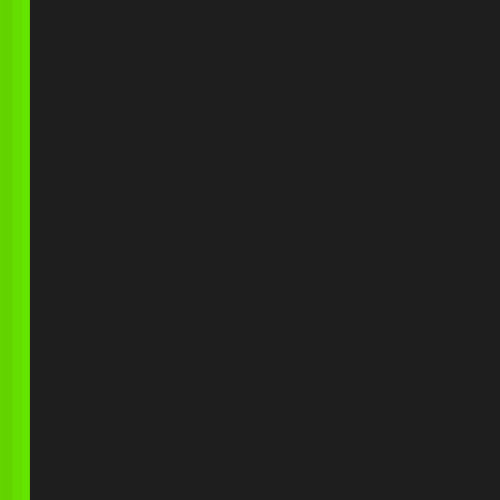
Frame 1 (no input)
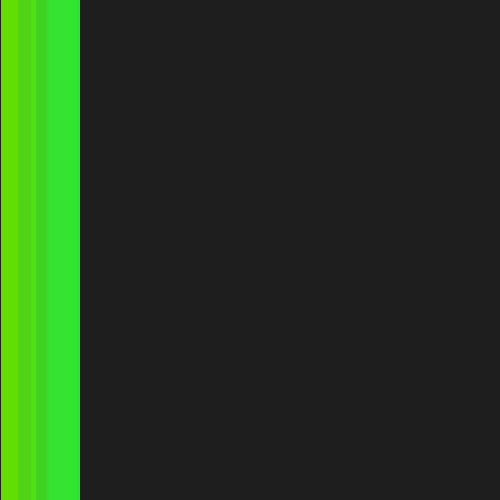
Frame 60 (the mouse pressed at the canvas centre just before this capture)
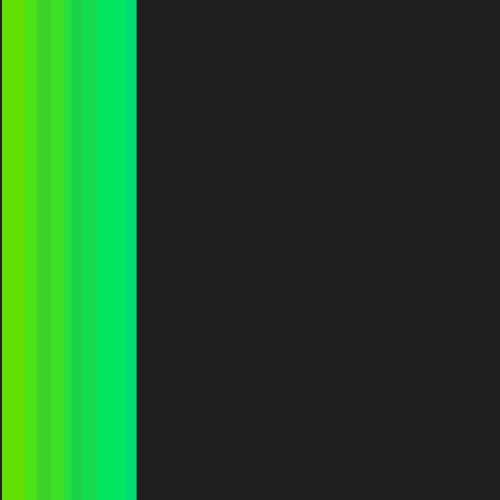
Frame 120 (the mouse held since frame 60 and released just before this capture)

The Processing sketch that drew these frames (run headless with seeded random() and noise(); from frame 60 on, the mouse is pressed at the canvas centre):

// Processing sketch: nan__week7_
// ── nan__week7_.pde
Stripe[] stripes = new Stripe[70];

void setup() {
  size(500, 500);
  // chu shi hua tiao wen
  for (int i = 0; i < stripes.length; i ++ ) {
    stripes[i] = new Stripe();
  }
}


void draw() {
  background(30);
  for (int i = 0; i < stripes.length; i ++ ) { 
    stripes[i].rollover(mouseX, mouseY);//mouse
    stripes[i].move(); 
    stripes[i].display();
  }
}
// ── class.pde
class Stripe {
  float x; //tiao wen de x zuo biao zhou
  float speed;//yi dong su de
  float w; //kuan du
  boolean mouse; 
  
  Stripe() {//tiao wen wei 0
    x = 0;//sui ji zheng xiang yi dong 
    speed = random(1);
    w = random(10, 30);
    mouse = false;
  }


  //color
  void display() { 
    if (mouse) {
      fill(255);
    } else {
      fill(100-x, 200+w, x);
    }
    noStroke();
    rect(x, 0, w, height);
  }

// yi dong
  void move() {
    x += speed;
    if (x > width + 20)
      x = -20;
  }


  void rollover(int mx, int my) {
    if (mx > x && mx < x + w) {//zuo wei x, you wei x+w
      mouse = true;
    } else {
      mouse = false;
    }
  }
}
